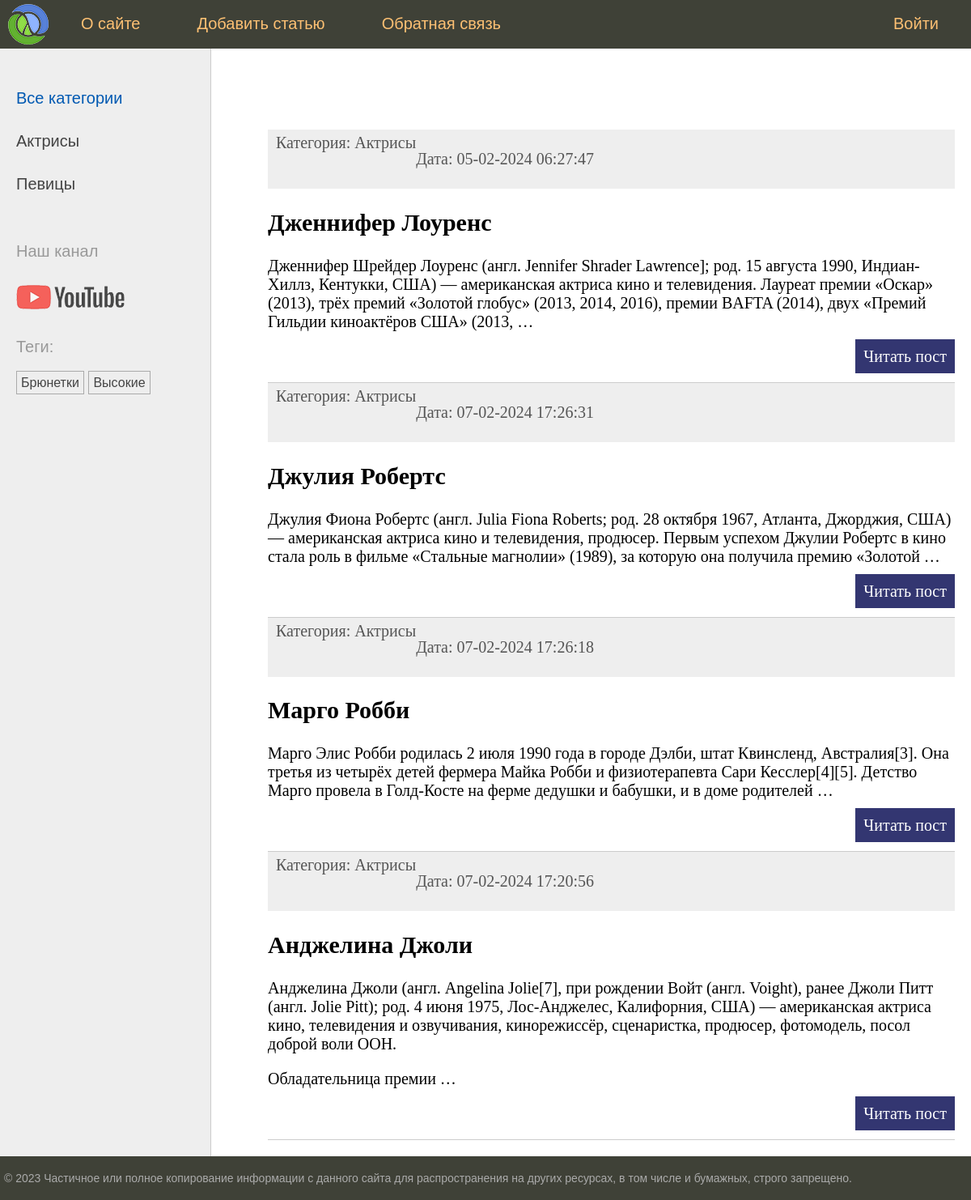
The page / on the database its author committed.
### women/models.py (models this page shows, shortened)
class Category(models.Model):
    name = models.CharField(max_length = 100, db_index=True)
    slug = models.SlugField(max_length=255, unique=True, db_index=True)
    def get_absolute_url(self):
        return reverse('category', kwargs={'cat_slug': self.slug})

class TagPost(models.Model):
    tag = models.CharField(max_length=100, db_index=True)
    slug = models.SlugField(max_length=255, unique=True, db_index=True)
    def get_absolute_url(self):
        return reverse('tag', kwargs={'tag_slug': self.slug})

class Women(models.Model):
    class Status(models.IntegerChoices):
        DRAFT = 0, 'Черновик'
        PUBLISHED = 1, 'Опубликовано'
    title = models.CharField(max_length = 255)
    slug = models.SlugField(max_length=255, unique=True, db_index=True)
    content = models.TextField(blank=True) #можно оставлять пустым
    time_create = models.DateTimeField(auto_now_add=True) #автоматически заполняется поле в момент появления записи
    time_update = models.DateTimeField(auto_now=True) #при изменении записи меняется поле
    is_published = models.BooleanField(choices=Status.choices, default = Status.DRAFT)
    cat = models.ForeignKey('Category', on_delete = models.PROTECT, related_name='posts') #Category как строка, т.к. класс определен ниже
    tags = models.ManyToManyField('TagPost', blank=True, related_name='tags')
    husband = models.OneToOneField('Husband', on_delete=models.SET_NULL, null=True, blank=True, related_name='woman')
    objects = models.Manager()
    published = PublishedManager()
    class Meta:
        verbose_name = "Известные женщины"
        verbose_name_plural = "Известные женщины"
        ordering = ['-time_create']
        indexes = [
            models.Index(fields=['-time_create'])
        ]
    def get_absolute_url(self):
        return reverse('post', kwargs={'post_slug': self.slug})

### women/views.py (the view)
# urls.py: path('', views.index, name = 'home'), #http://127.0.0.1:8000/
def index(request): #HttpRequest
    posts = Women.published.all().select_related('cat')  # Выбрали все опубликованные статьи, "Жадная загрузка" связанных категорий
    data = {'title': 'главная, страница?',
            'menu': menu,
            'posts': posts,
            'cat_selected': 0,
            }
    return render(request, 'women/index.html', context = data)

### women/models.py (called while the page is built)
    def get_queryset(self):
        return super().get_queryset().filter(is_published=Women.Status.PUBLISHED)

### women/templatetags/women_tags.py (called while the page is built)
@register.inclusion_tag('women/list_categories.html')
def show_categories(cat_selected=0):
    cats = Category.objects.annotate(total=Count("posts")).filter(total__gt=0)
    return {'cats': cats, 'cat_selected': cat_selected}

@register.inclusion_tag('women/list_tags.html')
def show_all_tags():
    return {'tags': TagPost.objects.annotate(total=Count("tags")).filter(total__gt=0)}

### women/templates/women/index.html (shortened to what this page needs)
{% extends 'base.html' %}
{% block content %}
<ul class="list-articles">
	{% for p in posts %}
		<li><div class="article-panel">
				<p class="first">Категория: {{p.cat.name}}</p>
				<p class="list">Дата: {{p.time_update|date:"d-m-Y H:i:s"}}</p>
			</div>
			<h2>{{p.title}}</h2>
    {% autoescape off %}
	{{p.content|linebreaks|truncatewords:40}}
    {% endautoescape %}
			<p class="link-read-post"><a href="{{ p.get_absolute_url }}">Читать пост</a></p>
		</li>
	{% endfor %}
</ul>
{% endblock %}

### women/templates/women/list_categories.html
{% for cat in cats %}
{% if cat.id == cat_selected %}
<li class="selected">{{cat.name}}</li>
{% else %}
<li><a href="{{ cat.get_absolute_url }}">{{cat.name}}</a></li>
{% endif %}
{% endfor %}

### women/templates/women/list_tags.html
{% if tags %}
    <p>Теги:</p>
    <ul class="tags-list">
        {% for t in tags %}
        <li><a href="{{ t.get_absolute_url }}">{{t.tag}}</a></li>
        {% endfor %}
    </ul>
{% endif %}

### rows shown on the page
Category: name "Актрисы"
Category: name "Певицы"
TagPost: tag "Брюнетки"
TagPost: tag "Высокие"
Women: cat.name "Актрисы", time_update "05-02-2024 06:27:47", title "Дженнифер Лоуренс", content "Дженнифер Шрейдер Лоуренс (англ. Jennifer Shrader Lawrence]; род. 15 августа 1990, Индиан-Хиллз, Кентукки, США) — американская актриса кино и телевидения. Лауреат премии «Оскар» (2013), трёх премий «Золотой глобус» (2013, 2014, 2016), премии BAFTA (2014), двух «Премий Гильдии киноактёров США» (2013, …"
Women: cat.name "Актрисы", time_update "07-02-2024 17:26:31", title "Джулия Робертс", content "Джулия Фиона Робертс (англ. Julia Fiona Roberts; род. 28 октября 1967, Атланта, Джорджия, США) — американская актриса кино и телевидения, продюсер. Первым успехом Джулии Робертс в кино стала роль в фильме «Стальные магнолии» (1989), за которую она получила премию «Золотой …"
Women: cat.name "Актрисы", time_update "07-02-2024 17:26:18", title "Марго Робби", content "Марго Элис Робби родилась 2 июля 1990 года в городе Дэлби, штат Квинсленд, Австралия[3]. Она третья из четырёх детей фермера Майка Робби и физиотерапевта Сари Кесслер[4][5]. Детство Марго провела в Голд-Косте на ферме дедушки и бабушки, и в доме родителей …"
Women: cat.name "Актрисы", time_update "07-02-2024 17:20:56", title "Анджелина Джоли", content "Анджелина Джоли (англ. Angelina Jolie[7], при рождении Войт (англ. Voight), ранее Джоли Питт (англ. Jolie Pitt); род. 4 июня 1975, Лос-Анджелес, Калифорния, США) — американская актриса кино, телевидения и озвучивания, кинорежиссёр, сценаристка, продюсер, фотомодель, посол доброй воли ООН. Обладательница премии …"

### other values the page prints
{{ m.title }} "О сайте" "Добавить статью" "Обратная связь" "Войти"
